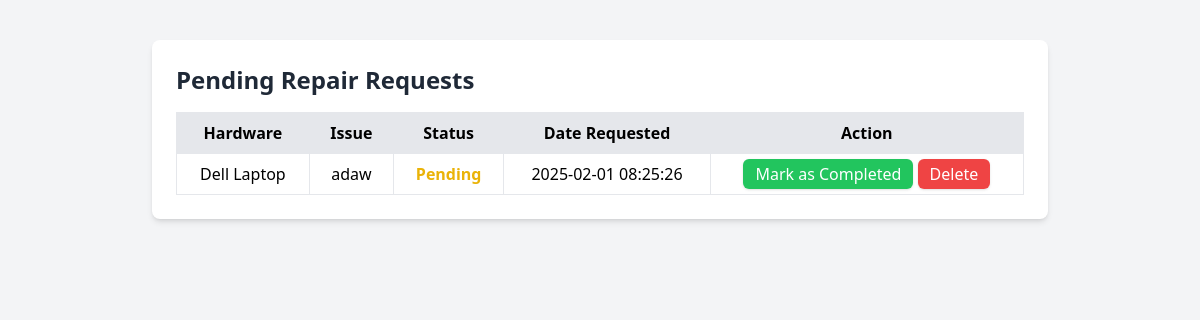
Page /pending_requests.php on the committed database.
### tables this page shows
CREATE TABLE `maintenance_requests` (
  `id` int(11) NOT NULL,
  `hardware_id` int(11) NOT NULL,
  `issue` text NOT NULL,
  `status` enum('pending','in-progress','completed','critical') NOT NULL DEFAULT 'pending',
  `created_at` timestamp NOT NULL DEFAULT current_timestamp()
);

CREATE TABLE `hardware` (
  `id` int(11) NOT NULL,
  `name` varchar(255) NOT NULL,
  `type` varchar(100) NOT NULL,
  `status` enum('available','in-use','maintenance') NOT NULL DEFAULT 'available',
  `created_at` timestamp NOT NULL DEFAULT current_timestamp()
);

### pending_requests.php (the view, shortened to what this page needs)
<?php
include 'db.php';
$query = "SELECT m.id, h.name AS hardware_name, m.issue, m.status, m.created_at
          FROM maintenance_requests m
          JOIN hardware h ON m.hardware_id = h.id
          WHERE m.status = 'pending'";
$requests = mysqli_query($conn, $query);
?>
<!DOCTYPE html>
<html lang="en">
<head>
    <script src="https://cdn.tailwindcss.com"></script>
</head>
<body class="bg-gray-100 p-10">
    <div class="max-w-4xl mx-auto bg-white p-6 rounded-lg shadow-md">
        <h2 class="text-2xl font-bold mb-4 text-gray-800">Pending Repair Requests</h2>
        <table class="w-full border-collapse border border-gray-300">
            <thead>
                <tr class="bg-gray-200">
                    <th class="border px-4 py-2">Hardware</th>
                    <th class="border px-4 py-2">Issue</th>
                    <th class="border px-4 py-2">Status</th>
                    <th class="border px-4 py-2">Date Requested</th>
                    <th class="border px-4 py-2">Action</th>
                </tr>
            </thead>
            <tbody>
                <?php while ($row = mysqli_fetch_assoc($requests)) { ?>
                <tr class="text-center">
                    <td class="border px-4 py-2"><?php echo $row['hardware_name']; ?></td>
                    <td class="border px-4 py-2"><?php echo $row['issue']; ?></td>
                    <td class="border px-4 py-2 text-yellow-500 font-bold"><?php echo ucfirst($row['status']); ?></td>
                    <td class="border px-4 py-2"><?php echo $row['created_at']; ?></td>
                    <td class="border px-4 py-2">
                        <a href="update_request.php?id=<?php echo $row['id']; ?>&status=completed" class="bg-green-500 text-white px-3 py-1 rounded-md shadow hover:bg-green-600">Mark as Completed</a>
                        <a href="delete_request.php?id=<?php echo $row['id']; ?>" class="bg-red-500 text-white px-3 py-1 rounded-md shadow hover:bg-red-600">Delete</a>
                    </td>
                </tr>
                <?php } ?>
            </tbody>
        </table>
    </div>
</body>
</html>

### rows in the picture
maintenance_requests: hardware.name "Dell Laptop", issue "adaw", status "Pending", created_at "2025-02-01 08:25:26"
